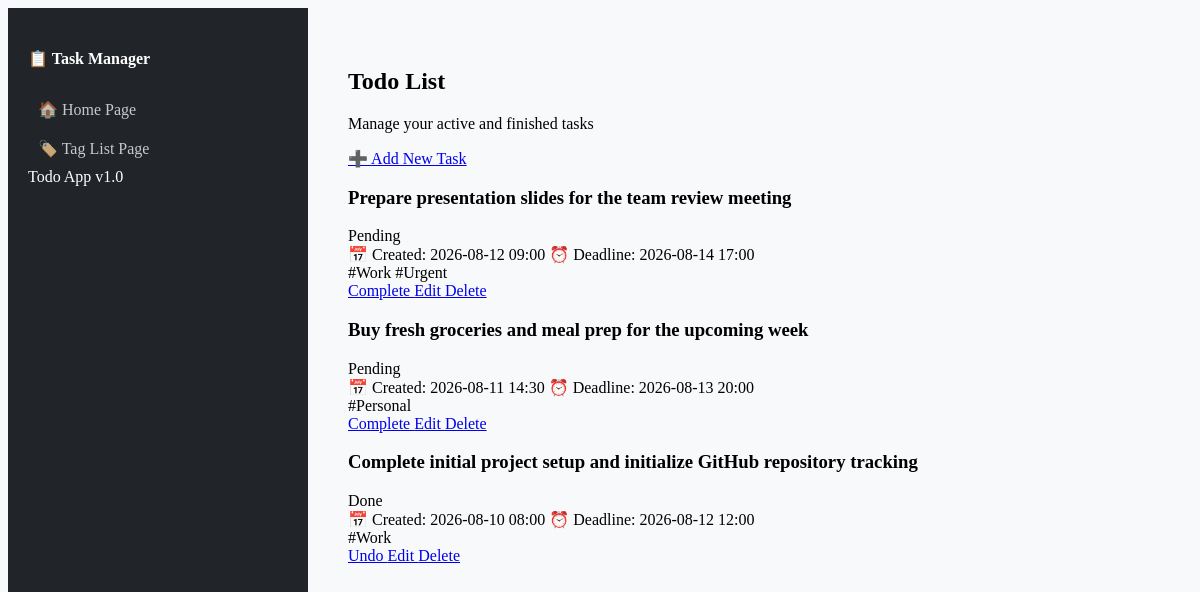
The page / on the database its author committed.
### core/models.py (models this page shows, shortened)
class Task(models.Model):
    content = models.TextField()
    created_at = models.DateTimeField(auto_now_add=True)
    deadline = models.DateTimeField(null=True, blank=True)
    is_done = models.BooleanField(default=False)
    tags = models.ManyToManyField(Tag, related_name="tasks")
    class Meta:
        ordering = ["is_done", "-created_at"]

class Tag(models.Model):
    name = models.CharField(max_length=100, unique=True)

### core/views.py (the view)
# urls.py: path("", TaskListView.as_view(), name="index"),
class TaskListView(generic.ListView):
    model = Task
    template_name = "core/index.html"
    context_object_name = "tasks"

### core/templates/core/index.html
{% extends 'core/base.html' %}
{% block content %}
<div class="container-fluid">
    <div class="d-flex justify-content-between align-items-center mb-4">
        <div>
            <h2 class="fw-bold mb-1">Todo List</h2>
            <p class="text-muted small mb-0">Manage your active and finished tasks</p>
        </div>
        <a href="{% url 'core:task-create' %}" class="btn btn-primary d-flex align-items-center gap-2 px-4 shadow-sm">
            <span>➕</span> Add New Task
        </a>
    </div>
    <div class="row">
        <div class="col-12 col-xl-10">
            {% for task in tasks %}
                <div class="card shadow-sm border-0 border-start border-4 mb-3 {% if task.is_done %}border-success opacity-75{% else %}border-warning{% endif %}">
                    <div class="card-body p-4 d-flex flex-column flex-md-row justify-content-between align-items-md-center gap-3">
                        <div>
                            <div class="d-flex align-items-center gap-2 mb-2 flex-wrap">
                                <h3 class="h5 mb-0 text-dark {% if task.is_done %}text-decoration-line-through text-muted{% endif %}">
                                    {{ task.content }}
                                </h3>
                                {% if task.is_done %}
                                    <span class="badge bg-success-subtle text-success border border-success-subtle rounded-pill">Done</span>
                                {% else %}
                                    <span class="badge bg-warning-subtle text-warning border border-warning-subtle rounded-pill">Pending</span>
                                {% endif %}
                            </div>
                            <div class="d-flex gap-3 text-muted small flex-wrap">
                                <span>📅 Created: {{ task.created_at|date:"Y-m-d H:i" }}</span>
                                {% if task.deadline %}
                                    <span class="text-danger fw-medium">⏰ Deadline: {{ task.deadline|date:"Y-m-d H:i" }}</span>
                                {% endif %}
                            </div>
                            <div class="mt-2 d-flex flex-wrap gap-1">
                                {% for tag in task.tags.all %}
                                    <span class="badge bg-secondary-subtle text-secondary border border-secondary rounded-1 small font-monospace">#{{ tag.name }}</span>
                                {% empty %}
                                    <span class="text-muted small fst-italic">No tags</span>
                                {% endfor %}
                            </div>
                        </div>
                        <div class="d-flex align-items-center gap-2 struct-actions">
                            <a href="{% url 'core:task-toggle' task.id %}" class="btn {% if task.is_done %}btn-outline-secondary{% else %}btn-success{% endif %} btn-sm px-3 fw-semibold">
                                {% if task.is_done %}Undo{% else %}Complete{% endif %}
                            </a>
                            <a href="{% url 'core:task-update' task.id %}" class="btn btn-light btn-sm border text-primary">
                                Edit
                            </a>
                            <a href="{% url 'core:task-delete' task.id %}" class="btn btn-light btn-sm border text-danger">
                                Delete
                            </a>
                        </div>
                    </div>
                </div>
            {% empty %}
                <div class="text-center py-5 bg-white rounded shadow-sm border">
                    <p class="text-muted mb-0 fs-5">🎉 Hooray! There are no tasks in your tracker list.</p>
                </div>
            {% endfor %}
        </div>
    </div>
</div>
{% endblock %}

### core/templates/core/base.html (style rules this page uses)
body { min-height: 100vh; display: flex; background-color: #f8f9fa; }

### rows shown on the page
Task: content "Prepare presentation slides for the team review meeting", is_done "Pending", created_at "2026-08-12 09:00", deadline "2026-08-14 17:00"
Tag: name "Work"
Tag: name "Urgent"
Task: content "Buy fresh groceries and meal prep for the upcoming week", is_done "Pending", created_at "2026-08-11 14:30", deadline "2026-08-13 20:00"
Tag: name "Personal"
Task: content "Complete initial project setup and initialize GitHub repository tracking", is_done "Done", created_at "2026-08-10 08:00", deadline "2026-08-12 12:00"
